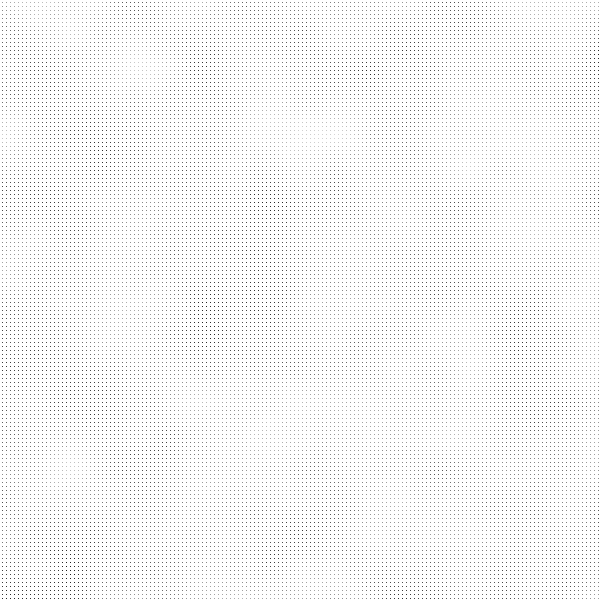
Frame 1 (no input)
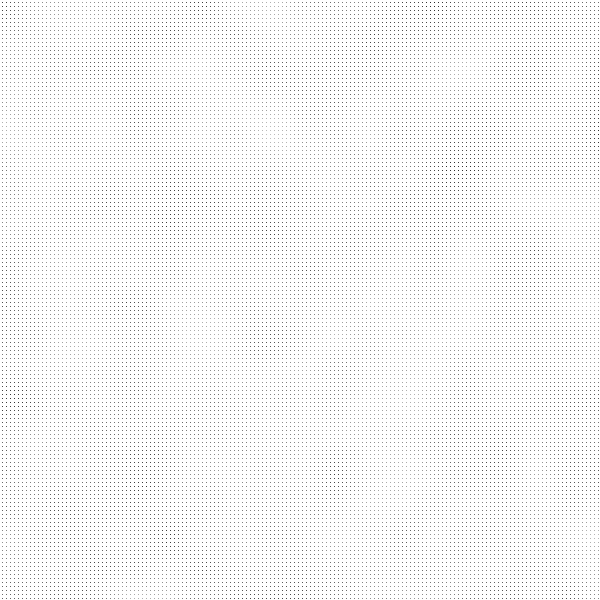
Frame 60 (the mouse pressed at the canvas centre just before this capture)
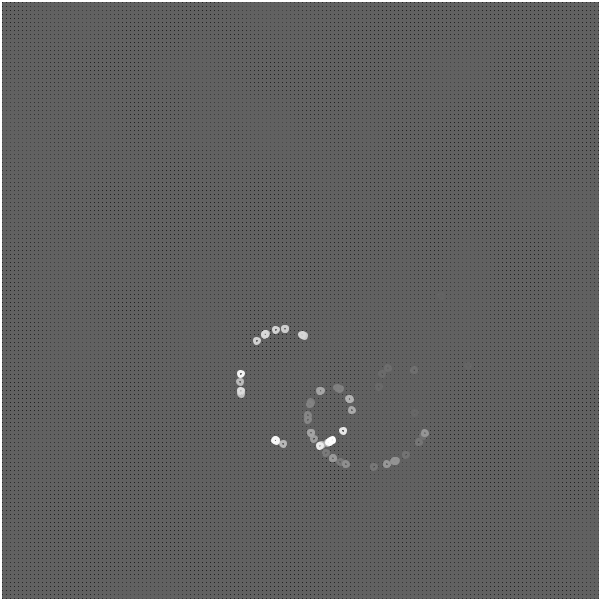
Frame 120 (the mouse held since frame 60 and released just before this capture)

The Processing sketch that drew these frames (run headless with seeded random() and noise(); from frame 60 on, the mouse is pressed at the canvas centre):

// Processing sketch: processing_53845
// ── processing_53845.pde

float angle = 0.0;
float speed = .005;
float radius = 80;
float sx = 6;
float sy = 6;
float x = 600;
float y = 600;
float easing = 0.01;
float inc =.06;
int density = 4;
float znoise =0;
 
 
int dragX, dragY, moveX, moveY;
 
void setup(){
  size(600,600);
  strokeWeight(3);
  smooth();
}
 
 
 
void draw(){
  x += random(-2,5);
  y += random(-2,5);
  point(x,y);
   
  fill(0,4);
  rect(0,0,width,height);
  angle += random(-.3,.3);
 
 
for(int i = 0; i < 100; i++){
   
  float sinval = sin(angle);
  float cosval = cos(angle);
   
  float x = 50 + (cosval * radius);
  float y = 50 + (sinval * radius);
  noFill();
//  ellipse(x,y,180,180);
//  line(x,y,pmouseX,pmouseY);///
// line(mouseX,mouseY,pmouseX,pmouseY);
   
  float x2 = x + cos(angle * sx)*radius/2;
  float y2 = y + sin(angle * sy) * radius/2;
  translate(mouseX, mouseY);
   stroke(#ffffff);
  ellipse(x2,y2,5,5);
  translate(mouseX,mouseY);
 line(x2,y2,pmouseX,pmouseY);
  line(dragX, dragY, pmouseX, pmouseY);
//  ellipse(pmouseX,pmouseY,pmouseX,pmouseY);//pMouse - draw a line between crrent and previous position
  translate(moveX,moveY);
}
//citing source from Processing Handbook by Casey Reas and Ben Fry
//citing Perlin Noise Technique
{
  float xnoise=0;
  float ynoise=0;
  for (int y = 0;y < height; y += density){
    for (int x = 0; x< width; x += density){
      float n = noise(xnoise,ynoise,znoise)* 256;
      fill(n);
      rect(y,x,density,density);
      xnoise += inc;
    }
  xnoise = 0;
  ynoise += inc;
  }
znoise += inc;
}
}
 
  void mouseMoved() {
    moveX = mouseX;
    moveY = mouseY;
}
  void mouseDragged() {
    dragX = mouseX;
    dragY = mouseY;
  }
